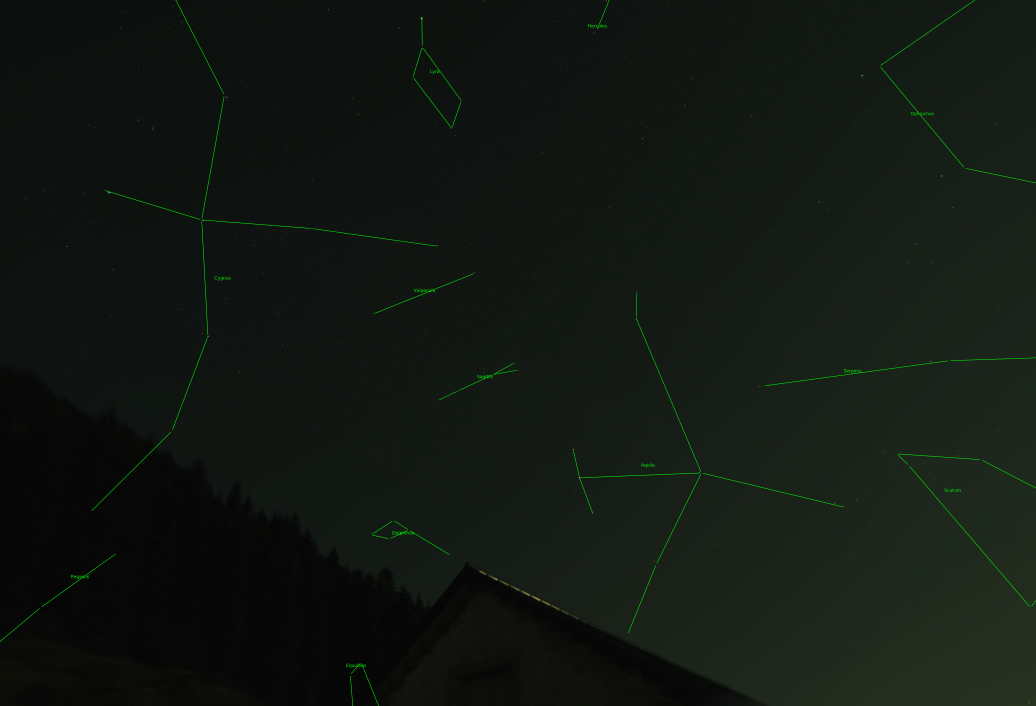
#> input picture NovaAstrometry.jpg, 4144 x 2822 px (shown at 1/4 size); its folder holds only this picture in this run
$ python -i aligner.py   (imports and definitions only)   (older library calls are emulated)
#> lines starting #> are read from the running program, lines starting #| are printed output that depends on the picture; after the words box and inside, x2 and y2 are one past the last pixel; in counts of white or black regions, pixels touching at a corner belong together
#> further down, picture is the input picture: shape (2822, 4144, 3); mean B, G, R 18.3, 23.9, 17.9
import cv2
import numpy as np
import astroalign as aa
import itertools
import time

# [31 lines left out: functions dilate_mask, erode_mask, not called in this run]

def detect_stars_centroids(img, mask=None, contrast_threshold=0.04, sigma=1.6, max_stars=150):
    """
    Detects star centroids in the image using dynamic thresholding based on the contrast slider.
    """
#> called with contrast_threshold = 0.04, sigma = 1.6, max_stars = 900
    if img.dtype == np.uint16:
        img_8bit = (img >> 8).astype(np.uint8)
    else:
        img_8bit = img

    gray = cv2.cvtColor(img_8bit, cv2.COLOR_BGR2GRAY)
    if mask is not None:
        gray = cv2.bitwise_and(gray, mask)

    # Apply Gaussian blur based on the sigma slider
    ksize = int(2 * round(2 * sigma) + 1)
    blurred = cv2.GaussianBlur(gray, (ksize, ksize), 0)

    # Calculate sky statistics
    if mask is not None and np.any(mask > 0):
        sky_pixels = blurred[mask > 0]
        mean_val = np.mean(sky_pixels)
        std_val = np.std(sky_pixels)
    else:
        mean_val = np.mean(blurred)
#> mean_val = 21.48
        std_val = np.std(blurred)
#> std_val = 9.28

    if np.isnan(mean_val) or np.isnan(std_val):
        mean_val = 127.0
        std_val = 20.0

    # Contrast threshold slider maps to standard deviation multiplier
    # Lower slider values (e.g. 0.01) detect fainter stars, higher values detect only bright stars
    multiplier = contrast_threshold * 100.0
    thresh_val = int(mean_val + multiplier * std_val)
#> thresh_val = 58
    # Ensure threshold is at least slightly above background mean
    thresh_val = max(int(mean_val + 4), thresh_val)

    _, thresh = cv2.threshold(blurred, thresh_val, 255, cv2.THRESH_BINARY)
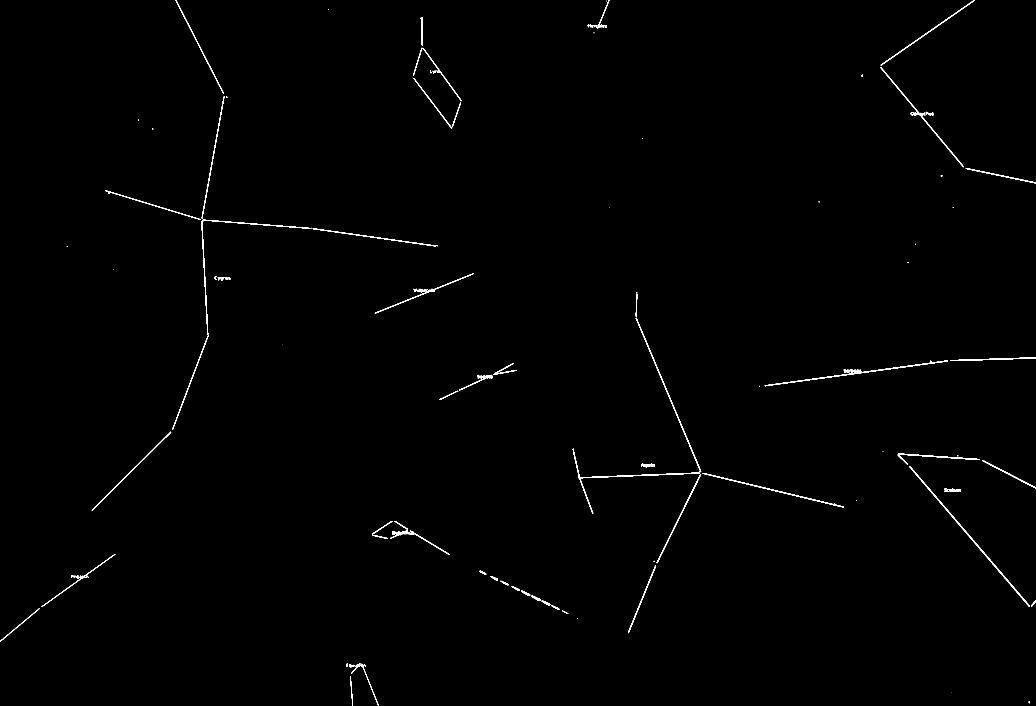
#> thresh: shape (2822, 4144) (shown at 1/4 size); 0.46% white; 109 white regions (29 under 20 px)
    contours, _ = cv2.findContours(thresh, cv2.RETR_EXTERNAL, cv2.CHAIN_APPROX_SIMPLE)
#> contours = 109 contours, 39 with area under 20; largest, box (x1, y1, x2, y2) and area: (3059, 1442, 3792, 1545) 2803, (3637, 1864, 4120, 2427) 2652, (2291, 1795, 2801, 2055) 2059, (806, 879, 1241, 1340) 1952, (3521, 268, 3856, 669) 1854

    centroids = []
    for c in contours:
        area = cv2.contourArea(c)
        if area > 120 or area < 1:  # Filter out noise and massive bright regions
            continue

        M = cv2.moments(c)
        if M["m00"] != 0:
            cX = M["m10"] / M["m00"]
            cY = M["m01"] / M["m00"]
            centroids.append([cX, cY])
#> this loop made 109 passes
#> (area, cX, cY) on passes 6, 8, 11, 15, 22, 23, 38, 61, 62, 63, 64, 66: (72, 1400.9, 2662.7), (30, 1387.5, 2660.5), (49, 2260.6, 2448.6), (110.5, 4133.9, 2413.8), (116, 306.5, 2307.4), (49.5, 287.8, 2303.8), (95, 2610.9, 1861), (37.5, 1671.8, 1163.6), (20, 1679.1, 1160.7), (48.5, 1660, 1161.2), (38.5, 874.8, 1114), (33, 860.8, 1111)
#> area on passes 3, 7, 9, 12, 13, 14: 185, 350.5, 194.5, 392, 146, 209.5
#> after the loop, centroids = 50 pairs, first value 268.1 to 4133.9, second value 3.5 to 2809.1

    if not centroids:
        return []

    centroids = np.array(centroids)

    # Sort centroids by pixel intensity (brightness)
    intensities = []
    for cX, cY in centroids:
        x_idx = min(gray.shape[1] - 1, max(0, int(cX)))
        y_idx = min(gray.shape[0] - 1, max(0, int(cY)))
        intensities.append(gray[y_idx, x_idx])
#> this loop made 50 passes
#> (cX, cY, x_idx, y_idx) on passes 1 to 12: (4116.9, 2809.1, 4116, 2809), (1412.2, 2664.5, 1412, 2664), (1459.2, 2662.3, 1459, 2662), (1400.9, 2662.7, 1400, 2662), (1387.5, 2660.5, 1387, 2660), (2260.6, 2448.6, 2260, 2448), (4133.9, 2413.8, 4133, 2413), (351.2, 2307.1, 351, 2307), (306.5, 2307.4, 306, 2307), (287.8, 2303.8, 287, 2303), (2615.9, 2244.6, 2615, 2244), (3424.8, 2001, 3424, 2001)
#> after the loop, intensities = 50 values, max 208 at index 19, min 4 at index 1, mean 106.7

    sorted_idx = np.argsort(intensities)[::-1]
#> sorted_idx = 50 values, max 49 at index 32, min 0 at index 34, mean 24.5
    return centroids[sorted_idx][:max_stars]

def detect_and_filter_stars(img, mask=None, contrast_threshold=0.04, sigma=1.6, max_stars=60):
    """
    Detects stars on the FULL image to avoid artificial mask boundary edge gradients,
    then filters them to only keep stars inside the sky mask, and distributes
    them evenly using a 6x6 spatial grid.
    """
    # 1. Detect on full image to prevent fake edge gradients
    all_stars = detect_stars_centroids(img, mask=None, contrast_threshold=contrast_threshold, sigma=sigma, max_stars=max(300, max_stars * 3))
#> all_stars has the same summary as centroids in detect_stars_centroids
    if len(all_stars) == 0:
        return np.empty((0, 2), dtype=np.float32)

    # 2. Filter to keep stars well inside the sky mask (applying 25px ridge exclusion zone)
    eroded_mask = erode_mask(mask, radius=25) if mask is not None else None

    filtered = []
    for pt in all_stars:
        x, y = int(pt[0]), int(pt[1])
        if eroded_mask is not None:
            if x >= 0 and x < eroded_mask.shape[1] and y >= 0 and y < eroded_mask.shape[0]:
                if eroded_mask[y, x] > 0:
                    filtered.append(pt)
        else:
            filtered.append(pt)
#> this loop made 50 passes
#> (pt, x, y) on passes 1 to 12: ([832.5, 1344.5], 832, 1344), ([1748.2, 982], 1748, 982), ([906.5, 388.2], 906, 388), ([3448.4, 301.9], 3448, 301), ([1843.5, 402.5], 1843, 402), ([351.2, 2307.1], 351, 2307), ([2356.7, 102.3], 2356, 102), ([1387.5, 2660.5], 1387, 2660), ([1722.3, 287.5], 1722, 287), ([1679.1, 1160.7], 1679, 1160), ([1830.4, 1564.3], 1830, 1564), ([306.5, 2307.4], 306, 2307)
#> after the loop, filtered has the same summary as centroids in detect_stars_centroids

    if not filtered:
        return np.empty((0, 2), dtype=np.float32)

    filtered = np.array(filtered)

    # 3. Spatial Grid Binning (homogeneous coverage, no clustering)
    h, w = img.shape[:2]
#> h = 2822; w = 4144
    grid_rows, grid_cols = 6, 6
    cell_h = h / grid_rows
#> cell_h = 470.3
    cell_w = w / grid_cols
#> cell_w = 690.7

    bins = {}
    for pt in filtered:
        c_idx = int(pt[0] / cell_w)
        r_idx = int(pt[1] / cell_h)
        key = (r_idx, c_idx)
        if key not in bins:
            bins[key] = []
        bins[key].append(pt)
#> this loop made 50 passes
#> (pt, c_idx, r_idx, key) on passes 1, 3, 4, 5, 6, 7, 8, 9, 11, 12, 13, 14: ([832.5, 1344.5], 1, 2, (2, 1)), ([906.5, 388.2], 1, 0, (0, 1)), ([3448.4, 301.9], 4, 0, (0, 4)), ([1843.5, 402.5], 2, 0, (0, 2)), ([351.2, 2307.1], 0, 4, (4, 0)), ([2356.7, 102.3], 3, 0, (0, 3)), ([1387.5, 2660.5], 2, 5, (5, 2)), ([1722.3, 287.5], 2, 0, (0, 2)), ([1830.4, 1564.3], 2, 3, (3, 2)), ([306.5, 2307.4], 0, 4, (4, 0)), ([2570.2, 554], 3, 1, (1, 3)), ([611, 515.5], 0, 1, (1, 0))
#> (pt, c_idx, r_idx) on passes 2, 10, 16, 23, 31, 35: ([1748.2, 982], 2, 2), ([1679.1, 1160.7], 2, 2), ([2610.9, 1861], 3, 3), ([1243.9, 912.1], 1, 1), ([3424.8, 2001], 4, 4), ([4116.9, 2809.1], 5, 5)
#> after the loop, bins = 24 items

    # Take stars per cell proportional to max_stars requested
    per_cell = max(2, int(np.ceil(max_stars / 36.0)))
    homogenized = []
    for key, cell_pts in bins.items():
        homogenized.extend(cell_pts[:per_cell])
#> this loop made 24 passes
#> (key, cell_pts) on passes 1, 3, 4, 6, 9, 10, 11, 12, 13, 14: ((2, 1), [[832.5, 1344.5], [874.8, 1114], [860.8, 1111]]), ((0, 1), [[906.5, 388.2], [1312.5, 38]]), ((0, 4), [[3448.4, 301.9]]), ((4, 0), [[351.2, 2307.1], [306.5, 2307.4], [287.8, 2303.8]]), ((3, 2), [[1830.4, 1564.3], [1973.1, 1498.1]]), ((1, 3), [[2570.2, 554]]), ((1, 0), [[611, 515.5], [553, 479.8]]), ((3, 3), [[2610.9, 1861]]), ((2, 3), [[2547.1, 1170.1]]), ((1, 5), [[3765.9, 703.1], [3812, 829.8]])
#> key on passes 2, 5, 7, 8: (2, 2), (0, 2), (0, 3), (5, 2)
#> after the loop, homogenized has the same summary as centroids in detect_stars_centroids

    return np.array(homogenized[:max_stars], dtype=np.float32)

# [301 lines left out: functions filter_landscape_contours, estimate_rigid_transform, align_landscape_optical_flow, detect_and_align, draw_outlined_text, get_debug_matches_image and 1 more, not called in this run]

def check_features(ref_img, mask=None, contrast_threshold=0.04, edge_threshold=10.0, sigma=1.6):
    """
    Returns (sky_star_count, ground_feature_count) for the reference image.
    """
    ref_8bit = (ref_img >> 8).astype(np.uint8) if ref_img.dtype == np.uint16 else ref_img
    ref_stars = detect_and_filter_stars(ref_8bit, mask, contrast_threshold=contrast_threshold, sigma=sigma, max_stars=300)
#> ref_stars has the same summary as centroids in detect_stars_centroids
    sky_count = len(ref_stars)
#> sky_count = 50

    gray_ref = cv2.cvtColor(ref_8bit, cv2.COLOR_BGR2GRAY)
    if mask is not None:
        ground_mask = cv2.bitwise_not(mask)
        # Apply a very wide 150px exclusion zone to prevent selecting points near the mask transition boundary
        ground_mask = erode_mask(ground_mask, radius=150)
    else:
        ground_mask = None

    p0 = cv2.goodFeaturesToTrack(gray_ref, maxCorners=400, qualityLevel=0.01, minDistance=10, mask=ground_mask)
#> p0 = 400 rows, first 8: [832, 1345], [1404, 2658], [907, 389], [1415, 2667], [1609, 2130], [1748, 982], [322, 2309], [1386, 2667]
    ground_count = len(p0) if p0 is not None else 0
#> ground_count = 400

    return sky_count, ground_count

# [73 lines left out: function find_constellation, not called in this run]

# Celestial Coordinates Database for Plate Solving (loaded from sky_catalog.json)
_db_triangles = []
_db_stars_coords = None
_db_stars_ids = None
_db_stars_mags = None
_db_constellations = None
_db_to_cat_indices = None
_db_triangles_angle0 = None

# [116 lines left out: functions _gnomonic_project_vectorized, _get_triangle_angles, _load_sky_catalog, not called in this run]

import json
import os

# [227 lines left out: function draw_constellations, not called in this run]

>>> import cv2
>>> picture = cv2.imread('../NovaAstrometry.jpg')
>>> result = check_features(picture)
#> result = (50, 400)
